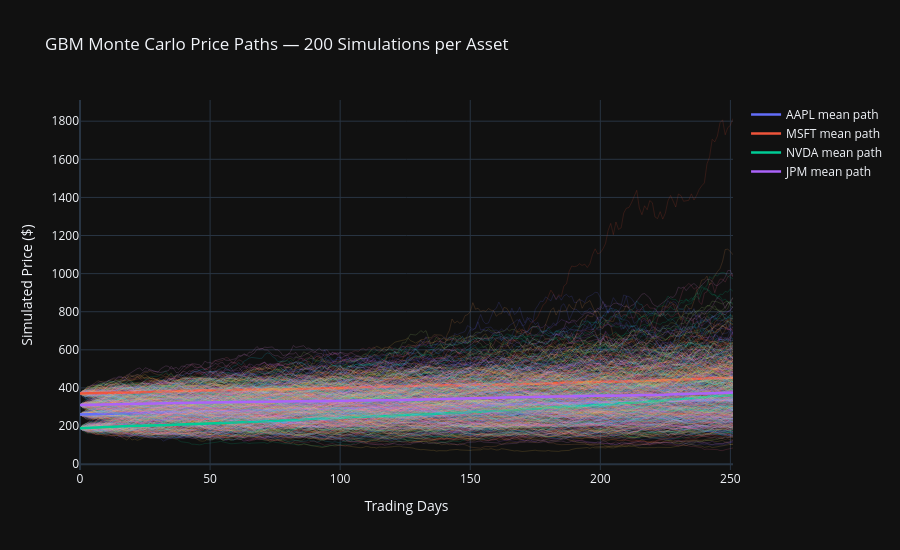

This figure's notebook cell:
### Code cell
# Cell 10 — Monte Carlo Future Price Paths (GBM)
# This connects directly to your Sandisk/ASML project
n_days = 252        # 1 trading year
n_paths = 200       # paths per asset
dt = 1/252

fig = go.Figure()

for ticker in ['AAPL', 'MSFT', 'NVDA', 'JPM']:
    S0    = prices[ticker].iloc[-1]
    mu    = ann_return[ticker]
    sigma = returns[ticker].std() * np.sqrt(252)

    paths = np.zeros((n_days, n_paths))
    paths[0] = S0

    for t in range(1, n_days):
        Z = np.random.standard_normal(n_paths)
        paths[t] = paths[t-1] * np.exp(
            (mu - 0.5 * sigma**2) * dt + sigma * np.sqrt(dt) * Z
        )

    for j in range(n_paths):
        fig.add_trace(go.Scatter(
            x=list(range(n_days)),
            y=paths[:, j],
            mode='lines',
            line=dict(width=0.5),
            opacity=0.3,
            showlegend=False,
            name=ticker
        ))

    # Mean path
    fig.add_trace(go.Scatter(
        x=list(range(n_days)),
        y=paths.mean(axis=1),
        mode='lines',
        line=dict(width=2.5),
        name=f'{ticker} mean path'
    ))

fig.update_layout(
    title='GBM Monte Carlo Price Paths — 200 Simulations per Asset',
    xaxis_title='Trading Days',
    yaxis_title='Simulated Price ($)',
    template='plotly_dark',
    width=900, height=550
)
fig.show()
